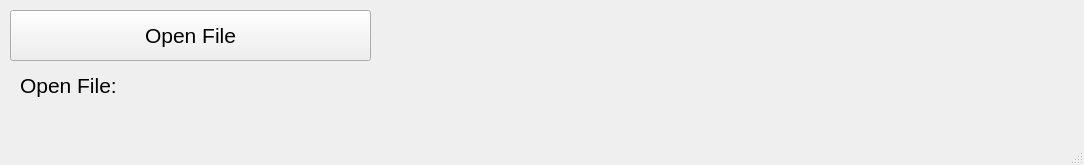
<?xml version="1.0" encoding="UTF-8"?>
<ui version="4.0">
 <class>MainWindow</class>
 <widget class="QMainWindow" name="MainWindow">
  <property name="geometry">
   <rect>
    <x>0</x>
    <y>0</y>
    <width>1084</width>
    <height>165</height>
   </rect>
  </property>
  <property name="windowTitle">
   <string>MainWindow</string>
  </property>
  <widget class="QWidget" name="centralwidget">
   <widget class="QPushButton" name="pushButton">
    <property name="geometry">
     <rect>
      <x>10</x>
      <y>10</y>
      <width>361</width>
      <height>51</height>
     </rect>
    </property>
    <property name="font">
     <font>
      <pointsize>16</pointsize>
     </font>
    </property>
    <property name="text">
     <string>Open File</string>
    </property>
   </widget>
   <widget class="QLabel" name="label">
    <property name="geometry">
     <rect>
      <x>20</x>
      <y>65</y>
      <width>1051</width>
      <height>41</height>
     </rect>
    </property>
    <property name="font">
     <font>
      <pointsize>16</pointsize>
     </font>
    </property>
    <property name="text">
     <string>Open File:</string>
    </property>
   </widget>
  </widget>
  <widget class="QMenuBar" name="menubar">
   <property name="geometry">
    <rect>
     <x>0</x>
     <y>0</y>
     <width>1084</width>
     <height>30</height>
    </rect>
   </property>
  </widget>
  <widget class="QStatusBar" name="statusbar"/>
 </widget>
 <resources/>
 <connections/>
</ui>
